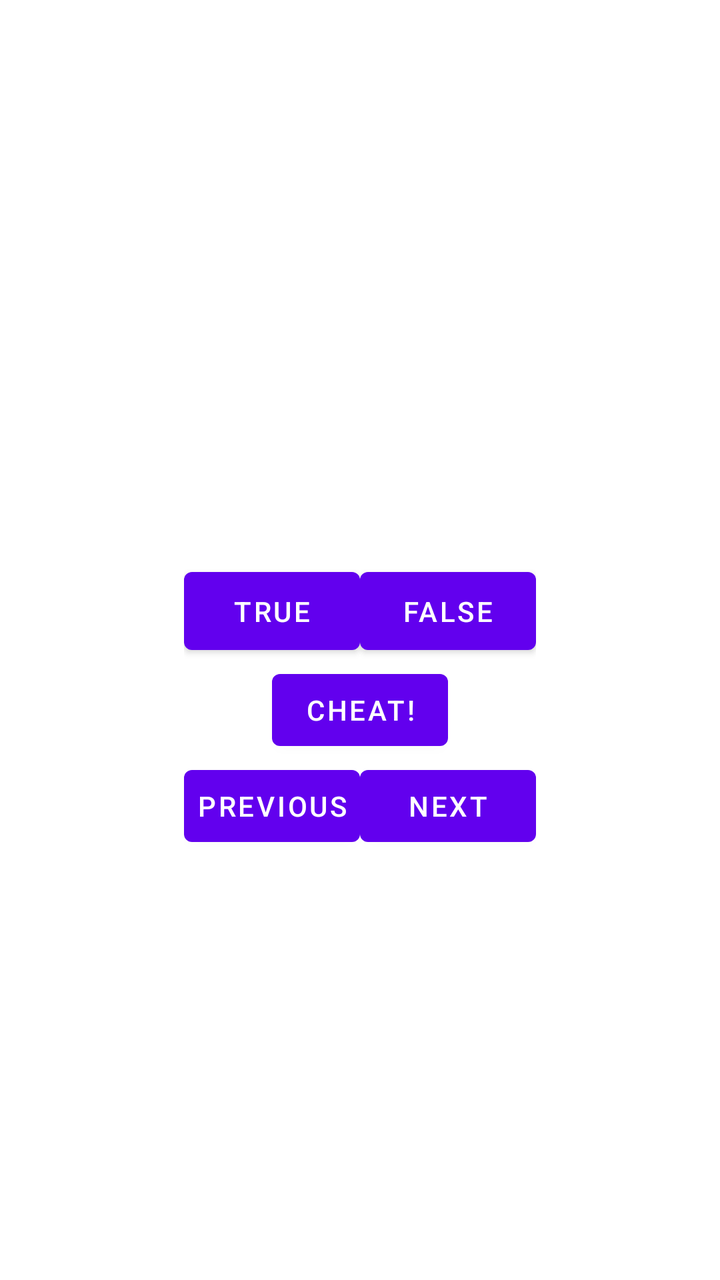
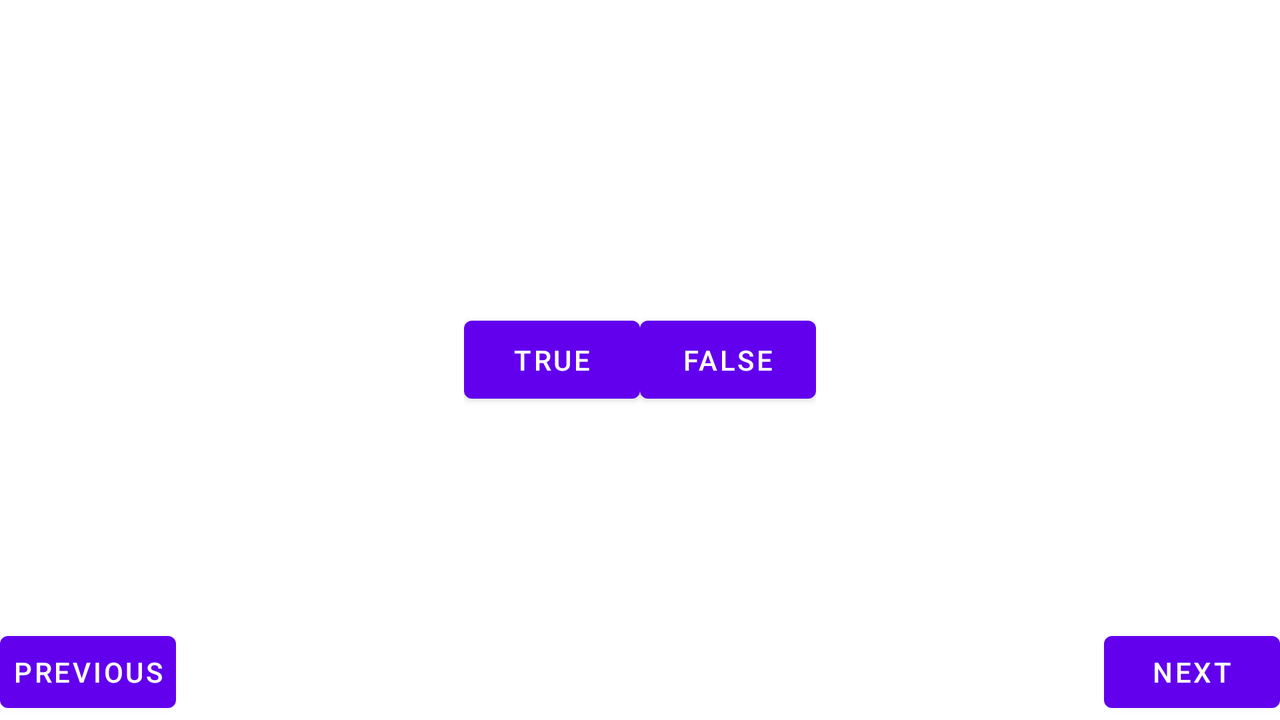

One screen, two layout resources from the same app: the default and the repository's alternative for another configuration. Each is rendered where Android would select it; the XML of both is given below.
<!-- AndroidManifest.xml: application theme Theme.QuizG -->
<!-- res/layout/activity_main.xml -->
<?xml version="1.0" encoding="utf-8"?>
<LinearLayout xmlns:android="http://schemas.android.com/apk/res/android"
    android:layout_width="match_parent"
    android:layout_height="match_parent"
    android:orientation="vertical"
    android:gravity="center">

    <TextView
        android:id="@+id/question_text_view"
        android:layout_width="wrap_content"
        android:layout_height="wrap_content"
        android:padding="24dp" />

    <LinearLayout
        android:layout_width="wrap_content"
        android:layout_height="wrap_content"
        android:orientation="horizontal" >
        <Button
            android:id="@+id/trueButton"
            android:padding="10dp"
            android:layout_width="wrap_content"
            android:layout_height="wrap_content"
            android:text="@string/true_button"/>
        <Button
            android:id="@+id/falseButton"
            android:padding="10dp"
            android:layout_width="wrap_content"
            android:layout_height="wrap_content"
            android:text="@string/false_button"/>
    </LinearLayout>

    <Button
        android:id="@+id/cheat_button"
        android:layout_width="wrap_content"
        android:layout_height="wrap_content"
        android:text="@string/cheat_button"/>

    <LinearLayout
        android:layout_width="wrap_content"
        android:layout_height="wrap_content"
        android:orientation="horizontal" >
        <Button
            android:id="@+id/previous_button"
            android:layout_width="wrap_content"
            android:layout_height="wrap_content"
            android:text="@string/previous_button"
            android:drawableLeft="@drawable/arrow_left"
            android:padding="4dp"/>
        <Button
            android:id="@+id/next_button"
            android:layout_width="wrap_content"
            android:layout_height="wrap_content"
            android:text="@string/next_button"
            android:drawableRight="@drawable/arrow_right"
            android:padding="4dp"/>
    </LinearLayout>


</LinearLayout>
<!-- resources referenced by this layout -->
<resources>
  <string name="cheat_button">Cheat!</string>
  <string name="false_button">False</string>
  <string name="next_button">Next</string>
  <string name="previous_button">Previous</string>
  <string name="true_button">True</string>
  <style name="Theme.QuizG" parent="Theme.MaterialComponents.DayNight.DarkActionBar">
          
          <item name="colorPrimary">@color/purple_500</item>
          <item name="colorPrimaryVariant">@color/purple_700</item>
          <item name="colorOnPrimary">@color/white</item>
          
          <item name="colorSecondary">@color/teal_200</item>
          <item name="colorSecondaryVariant">@color/teal_700</item>
          <item name="colorOnSecondary">@color/black</item>
          
          <item name="android:statusBarColor" tools:targetApi="l">?attr/colorPrimaryVariant</item>
          
      </style>
</resources>
<!-- res/layout-land/activity_main.xml (the repository's variant of the layout above) -->
<!-- drawn on the phone turned sideways -->
<?xml version="1.0" encoding="utf-8"?>
<FrameLayout xmlns:android="http://schemas.android.com/apk/res/android"
    android:layout_width="match_parent"
    android:layout_height="match_parent">

    <TextView
        android:id="@+id/question_text_view"
        android:layout_width="wrap_content"
        android:layout_height="wrap_content"
        android:layout_gravity="center_horizontal"
        android:padding="24dp" />

    <LinearLayout
        android:layout_width="wrap_content"
        android:layout_height="wrap_content"
        android:layout_gravity="center_vertical|center_horizontal"
        android:orientation="horizontal" >
        <Button
            android:id="@+id/trueButton"
            android:padding="10dp"
            android:layout_width="wrap_content"
            android:layout_height="wrap_content"
            android:text="@string/true_button"/>
        <Button
            android:id="@+id/falseButton"
            android:padding="10dp"
            android:layout_width="wrap_content"
            android:layout_height="wrap_content"
            android:text="@string/false_button"/>
    </LinearLayout>


    <Button
        android:id="@+id/previous_button"
        android:layout_width="wrap_content"
        android:layout_height="wrap_content"
        android:text="@string/previous_button"
        android:drawableLeft="@drawable/arrow_left"
        android:layout_gravity="bottom|left"
        android:padding="4dp"/>
    <Button
        android:id="@+id/next_button"
        android:layout_width="wrap_content"
        android:layout_height="wrap_content"
        android:text="@string/next_button"
        android:drawableRight="@drawable/arrow_right"
        android:layout_gravity="bottom|right"
        android:padding="4dp"/>

</FrameLayout>
<!-- resources referenced by the variant -->
<!-- as the phone turned sideways resolves them -->
<resources>
  <string name="false_button">False</string>
  <string name="next_button">Next</string>
  <string name="previous_button">Previous</string>
  <string name="true_button">True</string>
  <style name="Theme.QuizG" parent="Theme.MaterialComponents.DayNight.DarkActionBar">
          
          <item name="colorPrimary">@color/purple_500</item>
          <item name="colorPrimaryVariant">@color/purple_700</item>
          <item name="colorOnPrimary">@color/white</item>
          
          <item name="colorSecondary">@color/teal_200</item>
          <item name="colorSecondaryVariant">@color/teal_700</item>
          <item name="colorOnSecondary">@color/black</item>
          
          <item name="android:statusBarColor" tools:targetApi="l">?attr/colorPrimaryVariant</item>
          
      </style>
</resources>
